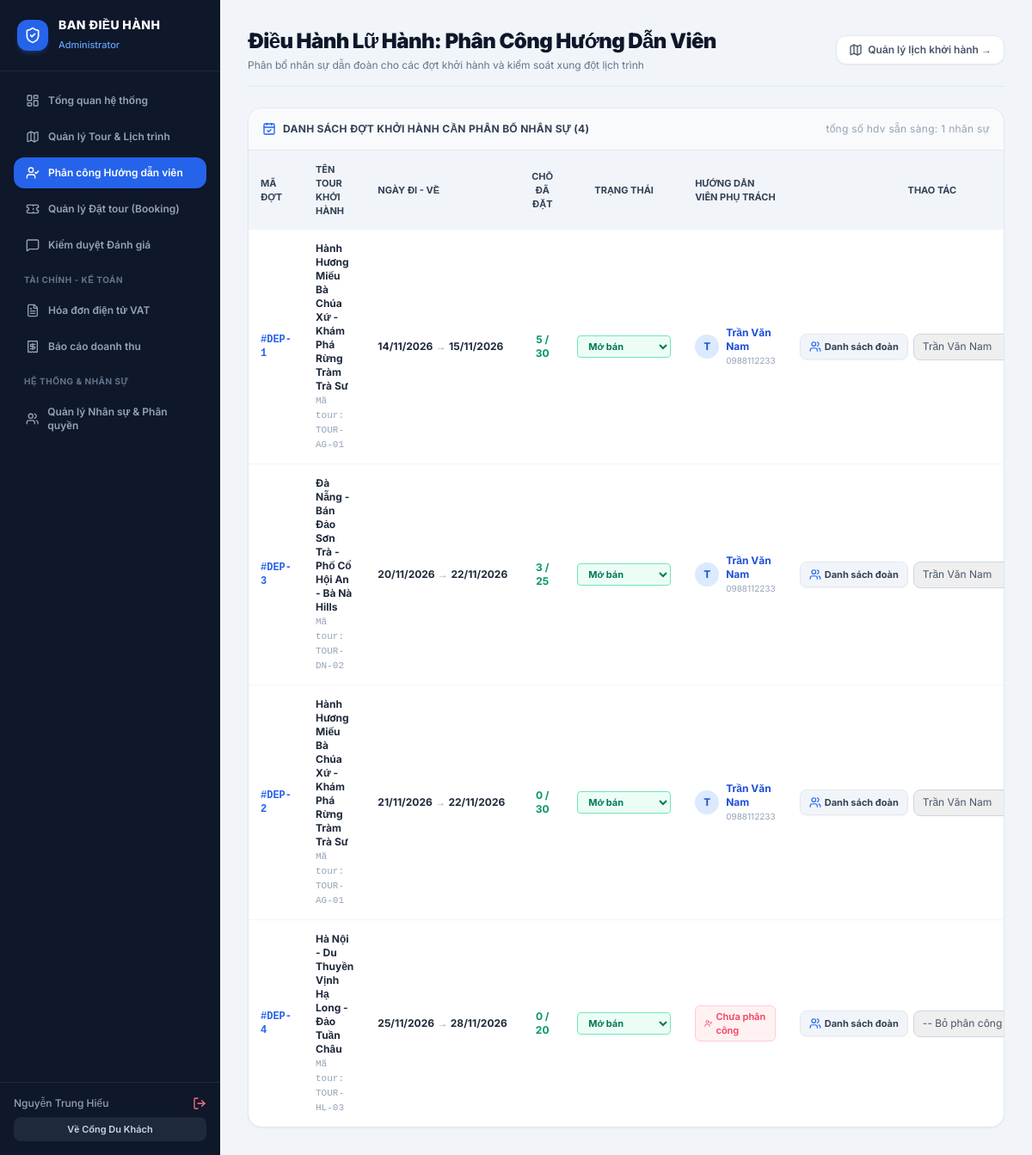
/modules/admin/guide_assign.php (signed in), run on the app's committed database.
### tables this page shows
CREATE TABLE IF NOT EXISTS `tour_departures` (
  `departure_id` int NOT NULL AUTO_INCREMENT,
  `tour_id` int NOT NULL,
  `departure_date` date NOT NULL,
  `return_date` date NOT NULL,
  `max_seats` int NOT NULL DEFAULT '30',
  `booked_seats` int NOT NULL DEFAULT '0',
  `tour_guide_id` int DEFAULT NULL COMMENT 'Hướng dẫn viên được phân công phụ trách',
  `status` enum('Mở bán','Sắp hết chỗ','Đã khóa sổ','Đã khởi hành','Đã hoàn tất','Đã hủy') DEFAULT 'Mở bán',
  `created_at` timestamp NULL DEFAULT CURRENT_TIMESTAMP,
  PRIMARY KEY (`departure_id`),
  KEY `tour_id` (`tour_id`),
  KEY `tour_guide_id` (`tour_guide_id`),
  KEY `idx_departures_date` (`departure_date`,`status`)
);

CREATE TABLE IF NOT EXISTS `tours` (
  `tour_id` int NOT NULL AUTO_INCREMENT,
  `category_id` int NOT NULL,
  `destination_id` int NOT NULL,
  `tour_code` varchar(30) NOT NULL COMMENT 'Mã định danh tour (VD: TOUR-AG-01)',
  `title` varchar(255) NOT NULL,
  `slug` varchar(255) NOT NULL,
  `duration_days` int NOT NULL DEFAULT '1',
  `duration_nights` int NOT NULL DEFAULT '0',
  `start_location` varchar(150) NOT NULL DEFAULT 'Long Xuyên, An Giang',
  `transportation` varchar(150) NOT NULL DEFAULT 'Xe du lịch đời mới / Máy bay',
  `included_services` text COMMENT 'Dịch vụ bao gồm: Xe, Ăn uống, Khách sạn, Vé tham quan',
  `excluded_services` text COMMENT 'Dịch vụ không bao gồm: Chi phí cá nhân, Thuế VAT',
  `thumbnail` varchar(255) DEFAULT 'default_tour.jpg',
  `status` enum('Active','Draft','Hidden') DEFAULT 'Active',
  `created_at` timestamp NULL DEFAULT CURRENT_TIMESTAMP,
  PRIMARY KEY (`tour_id`),
  UNIQUE KEY `tour_code` (`tour_code`),
  UNIQUE KEY `slug` (`slug`),
  KEY `idx_tours_destination` (`destination_id`),
  KEY `idx_tours_category` (`category_id`)
);

CREATE TABLE IF NOT EXISTS `users` (
  `user_id` int NOT NULL AUTO_INCREMENT,
  `role_id` int NOT NULL,
  `username` varchar(50) NOT NULL,
  `password_hash` varchar(255) NOT NULL,
  `fullname` varchar(100) NOT NULL,
  `email` varchar(100) NOT NULL,
  `phone` varchar(20) NOT NULL,
  `status` enum('Active','Inactive','Locked') DEFAULT 'Active',
  `created_at` timestamp NULL DEFAULT CURRENT_TIMESTAMP,
  PRIMARY KEY (`user_id`),
  UNIQUE KEY `username` (`username`),
  UNIQUE KEY `email` (`email`),
  KEY `role_id` (`role_id`)
);

### includes/auth.php (called while the page is built, shortened)
<?php
function current_user(): ?array {
    return $_SESSION['user'] ?? null;
}

### modules/admin/guide_assign.php (the view, shortened to what this page needs)
<?php
require_once __DIR__ . '/../../config/database.php';
require_once __DIR__ . '/../../includes/auth.php';
$u = current_user();
$is_guide = ($u['role_name'] === 'Tour Guide');
$is_manager = in_array($u['role_name'], ['Administrator', 'Tour Operator']);
$guides = [];
if ($is_manager) {
    $sqlGuides = "SELECT u.user_id, u.fullname, u.phone
                  FROM users u, roles r
                  WHERE u.role_id = r.role_id
                    AND r.role_name = 'Tour Guide'
                    AND u.status = 'Active'
                  ORDER BY u.fullname ASC";
    $guides = $pdo->query($sqlGuides)->fetchAll();
}
if ($is_guide) {
    $sqlDepartures = "SELECT dep.*, t.title AS tour_title, t.tour_code, t.start_location, t.transportation,
                             (SELECT u.fullname FROM users u WHERE u.user_id = dep.tour_guide_id) AS guide_name,
                             (SELECT u.phone FROM users u WHERE u.user_id = dep.tour_guide_id) AS guide_phone
                      FROM tour_departures dep, tours t
                      WHERE dep.tour_id = t.tour_id
                        AND dep.tour_guide_id = ?
                      ORDER BY dep.departure_date ASC";
    $stmtDep = $pdo->prepare($sqlDepartures);
    $stmtDep->execute([$u['user_id']]);
    $departures = $stmtDep->fetchAll();
} else {
    $sqlDepartures = "SELECT dep.*, t.title AS tour_title, t.tour_code, t.start_location, t.transportation,
                             (SELECT u.fullname FROM users u WHERE u.user_id = dep.tour_guide_id) AS guide_name,
                             (SELECT u.phone FROM users u WHERE u.user_id = dep.tour_guide_id) AS guide_phone
                      FROM tour_departures dep, tours t
                      WHERE dep.tour_id = t.tour_id
                      ORDER BY dep.departure_date ASC";
    $departures = $pdo->query($sqlDepartures)->fetchAll();
}
include '../../includes/header.php';
?>
<div class="flex min-h-screen bg-slate-100">
    <?php include '../../includes/admin_sidebar.php'; ?>
    <main class="flex-1 p-8 space-y-6 overflow-y-auto">
        <div class="flex flex-col sm:flex-row sm:items-center sm:justify-between gap-4 border-b border-slate-200 pb-4">
            <div>
                <h1 class="text-2xl font-black text-slate-900 tracking-tight">
                    <?= $is_guide ? 'Lịch Phân Công Dẫn Đoàn Của Tôi' : 'Điều Hành Lữ Hành: Phân Công Hướng Dẫn Viên' ?>
                </h1>
                <p class="text-xs text-slate-500 mt-1">
                    <?= $is_guide ? 'Theo dõi các tour du lịch được bàn giao phụ trách, cập nhật tiến độ và quản lý danh sách đoàn' : 'Phân bổ nhân sự dẫn đoàn cho các đợt khởi hành và kiểm soát xung đột lịch trình' ?>
                </p>
            </div>
            <?php if ($is_manager): ?>
                <a href="<?= BASE_URL ?>modules/admin/tour_manager.php" class="bg-white border text-slate-600 hover:bg-slate-50 text-xs font-semibold px-3.5 py-2 rounded-xl transition shadow-sm inline-flex items-center gap-1.5">
                    <i data-lucide="map" class="w-4 h-4"></i> Quản lý lịch khởi hành &rarr;
                </a>
            <?php endif; ?>
        </div>
        <div class="bg-white rounded-2xl shadow-sm border border-slate-200 overflow-hidden">
            <div class="p-4 bg-slate-50 border-b border-slate-200 font-bold text-xs text-slate-700 uppercase tracking-wide flex items-center justify-between">
                <span class="flex items-center gap-2">
                    <i data-lucide="calendar-check" class="w-4 h-4 text-blue-600"></i>
                    <?= $is_guide ? "Các Chuyến Đi Bạn Được Phụ Trách (" . count($departures) . ")" : "Danh Sách Đợt Khởi Hành Cần Phân Bổ Nhân Sự (" . count($departures) . ")" ?>
                </span>
                <?php if ($is_manager): ?>
                    <span class="text-slate-400 font-normal lowercase">Tổng số HDV sẵn sàng: <?= count($guides) ?> nhân sự</span>
                <?php endif; ?>
            </div>
            <div class="overflow-x-auto">
                <table class="w-full text-left text-xs text-slate-600">
                    <thead class="bg-slate-100 text-slate-700 uppercase font-bold text-[11px]">
                        <tr>
                            <th class="p-3.5">Mã Đợt</th>
                            <th class="p-3.5">Tên Tour Khởi Hành</th>
                            <th class="p-3.5">Ngày Đi - Về</th>
                            <th class="p-3.5 text-center">Chỗ Đã Đặt</th>
                            <th class="p-3.5 text-center">Trạng Thái</th>
                            <th class="p-3.5">Hướng Dẫn Viên Phụ Trách</th>
                            <th class="p-3.5 text-center">Thao Tác</th>
                        </tr>
                    </thead>
                    <tbody class="divide-y divide-slate-100">
                        <?php foreach ($departures as $d): ?>
                            <tr class="hover:bg-slate-50 transition">
                                <td class="p-3.5 font-bold font-mono text-blue-600">#DEP-<?= $d['departure_id'] ?></td>
                                <td class="p-3.5 max-w-xs">
                                    <span class="font-bold text-slate-800 block line-clamp-1"><?= htmlspecialchars($d['tour_title']) ?></span>
                                    <span class="text-slate-400 font-mono text-[11px]">Mã tour: <?= $d['tour_code'] ?></span>
                                </td>
                                <td class="p-3.5 whitespace-nowrap">
                                    <strong class="text-slate-800"><?= date('d/m/Y', strtotime($d['departure_date'])) ?></strong>
                                    <span class="text-slate-400">&rarr;</span>
                                    <strong class="text-slate-800"><?= date('d/m/Y', strtotime($d['return_date'])) ?></strong>
                                </td>
                                <td class="p-3.5 text-center font-bold text-emerald-600">
                                    <?= $d['booked_seats'] ?> / <?= $d['max_seats'] ?>
                                </td>
                                <td class="p-3.5 text-center whitespace-nowrap">
                                    <?php if ($is_guide || $is_manager): ?>
                                        <form method="POST" class="inline-block">
                                            <select name="status" onchange="this.form.submit()"
                                                    class="border rounded px-2 py-1 text-[11px] font-bold focus:ring-1 focus:ring-blue-500 cursor-pointer
                                                        <?= $d['status'] === 'Mở bán' ? 'bg-emerald-50 text-emerald-700 border-emerald-300' :
                                                           ($d['status'] === 'Đang đi tour' || $d['status'] === 'Đã khởi hành' ? 'bg-blue-50 text-blue-700 border-blue-300' :
                                                           ($d['status'] === 'Đã hoàn tất' ? 'bg-slate-100 text-slate-600 border-slate-300' : 'bg-amber-50 text-amber-700 border-amber-300')) ?>">
                                                <option value="Mở bán" <?= $d['status'] === 'Mở bán' ? 'selected' : '' ?>>Mở bán</option>
                                            </select>
                                        </form>
                                    <?php else: ?>
                                        <span class="px-2 py-0.5 rounded text-[10px] font-bold bg-slate-200 text-slate-700">
                                            <?= $d['status'] ?>
                                        </span>
                                    <?php endif; ?>
                                </td>
                                <td class="p-3.5">
                                    <?php if (!empty($d['guide_name'])): ?>
                                        <div class="flex items-center gap-2">
                                            <div class="w-7 h-7 rounded-full bg-blue-100 text-blue-700 font-bold flex items-center justify-center text-xs shrink-0">
                                                <?= mb_substr($d['guide_name'], 0, 1) ?>
                                            </div>
                                            <div>
                                                <strong class="text-blue-700 block"><?= htmlspecialchars($d['guide_name']) ?></strong>
                                                <span class="text-slate-400 text-[10px]"><?= $d['guide_phone'] ?: 'Chưa có SĐT' ?></span>
                                            </div>
                                        </div>
                                    <?php else: ?>
                                        <span class="text-rose-500 bg-rose-50 border border-rose-200 px-2.5 py-1 rounded-md font-semibold text-[11px] inline-flex items-center gap-1">
                                            <i data-lucide="user-x" class="w-3.5 h-3.5"></i> Chưa phân công
                                        </span>
                                    <?php endif; ?>
                                </td>
                                <td class="p-3.5 text-center whitespace-nowrap">
                                    <div class="flex items-center justify-center gap-1.5">
                                        <a href="<?= BASE_URL ?>modules/admin/guide_assign.php?view_passengers=<?= $d['departure_id'] ?>#manifest"
                                           class="bg-slate-100 hover:bg-blue-50 text-slate-700 hover:text-blue-700 border border-slate-200 px-2.5 py-1.5 rounded-lg font-bold text-[11px] transition shadow-sm inline-flex items-center gap-1">
                                            <i data-lucide="users" class="w-3.5 h-3.5 text-blue-600"></i> Danh sách đoàn
                                        </a>
                                        <?php if ($is_manager): ?>
                                            <form method="POST" class="flex items-center gap-1">
                                                <select name="guide_id" class="border border-slate-300 rounded-lg p-1.5 text-xs focus:ring-1 focus:ring-blue-500 max-w-[130px]">
                                                    <option value="">-- Bỏ phân công --</option>
                                                    <?php foreach ($guides as $g): ?>
                                                        <option value="<?= $g['user_id'] ?>" <?= $d['tour_guide_id'] == $g['user_id'] ? 'selected' : '' ?>>
                                                            <?= htmlspecialchars($g['fullname']) ?>
                                                        </option>
                                                    <?php endforeach; ?>
                                                </select>
                                            </form>
                                        <?php endif; ?>
                                    </div>
                                </td>
                            </tr>
                        <?php endforeach; ?>
                    </tbody>
                </table>
            </div>
        </div>
    </main>
</div>
</body>
</html>

### includes/header.php (style rules this page uses)
body { font-family: 'Inter', sans-serif; }

### data on the page
tour_departures: departure_id "1", tour.title "Hành Hương Miếu Bà Chúa Xứ - Khám Phá Rừng Tràm Trà Sư", tour.tour_code "TOUR-AG-01", departure_date "14/11/2026", return_date "15/11/2026", booked_seats "5", max_seats "30", status "Mở bán", guide_name "T", guide_name "Trần Văn Nam", guide_phone "0988112233", guide_id "Trần Văn Nam"
tour_departures: departure_id "3", tour.title "Đà Nẵng - Bán Đảo Sơn Trà - Phố Cổ Hội An - Bà Nà Hills", tour.tour_code "TOUR-DN-02", departure_date "20/11/2026", return_date "22/11/2026", booked_seats "3", max_seats "25", status "Mở bán", guide_name "T", guide_name "Trần Văn Nam", guide_phone "0988112233", guide_id "Trần Văn Nam"
tour_departures: departure_id "2", tour.title "Hành Hương Miếu Bà Chúa Xứ - Khám Phá Rừng Tràm Trà Sư", tour.tour_code "TOUR-AG-01", departure_date "21/11/2026", return_date "22/11/2026", booked_seats "0", max_seats "30", status "Mở bán", guide_name "T", guide_name "Trần Văn Nam", guide_phone "0988112233", guide_id "Trần Văn Nam"
tour_departures: departure_id "4", tour.title "Hà Nội - Du Thuyền Vịnh Hạ Long - Đảo Tuần Châu", tour.tour_code "TOUR-HL-03", departure_date "25/11/2026", return_date "28/11/2026", booked_seats "0", max_seats "20", status "Mở bán", shows "Chưa phân công"

### other printed values
$u['role_name'] "Administrator"
$u['fullname'] "Nguyễn Trung Hiếu"
count($departures) "4"
count($guides) "1"
